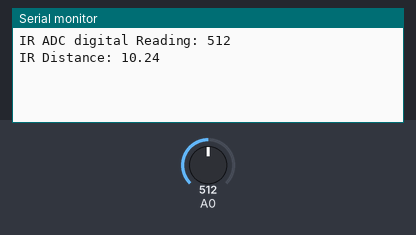
Simulated run of this sketch. Board: Arduino Uno, built with avr-gcc and run on an emulated ATmega328P. Parts: the last lines printed to the serial monitor. The inputs (shaded band) are chosen by the test bench; at power-on: A0 = 512.

Above: at 0.8 s.
0.9 s: A0 set to 0
At 1.8 s:
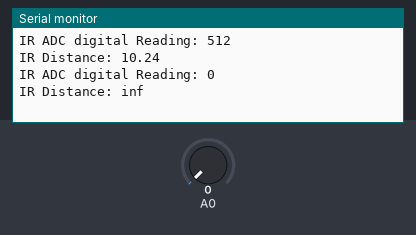
3.5 s: A0 set to 22
At 4.8 s:
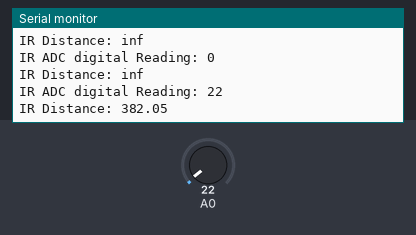
Timing chart, 0 to 6.5 s (numbered marks = the images above; inputs shaded):
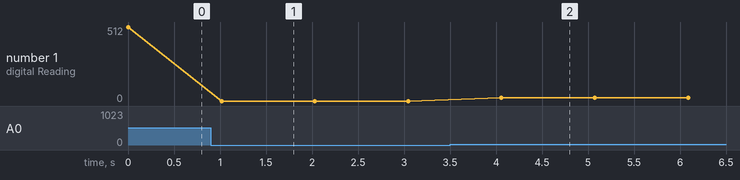

Measured:
- after the input at 0.9 s, the serial monitor: prints a new line after 0.12 s (image 1)
- after the input at 3.5 s, the serial monitor: prints a new line after 0.56 s (image 2)
- plotted number 1: 512 → 0 after the input at 0.9 s, 0 → 22 after the input at 3.5 s

The sketch:

main.ino
```cpp
                    #define F_CPU 20000000

                    #include <avr/io.h>
                    #include <avr/interrupt.h>
                    #include <util/delay.h>

                    // Connected to P6 Connector on Board
                    #define echoPin 2
                    #define trigPin PB3

                    // Constants
                    #define MAX_DISTANCE 46.0 // cm
                    #define MIN_DISTANCE 12.0 // cm

                    // Mode control
                    int irMode = 1; // 0 = US, 1 = IR
                    long dutyCycle = 0;
                    float duration;
                    float distance;


                    void initADC()
                    {
                    // Reference voltage AVcc/ARef
                    ADMUX |= (1<<REFS0);
                    //set prescaller to 128
                    //Enable ADC
                    ADCSRA |= (1<<ADPS2)|(1<<ADPS1)|(1<<ADPS0)|(1<<ADEN);
                    }


                    uint16_t getADC(uint8_t PIN)
                    {
                    ADMUX = (ADMUX & 0xF0) | (PIN & 0x0F);
                    //single conversion mode
                    ADCSRA |= (1<<ADSC);
                    while( ADCSRA & (1<<ADSC) );
                    return ADC;
                    }

                    float calcIrDistance(uint16_t pwr){
                    float distance =(float) pwr;
                    distance = 13363 * pow(distance, -1.15);
                    return distance;
                    }

                    void setLedBrightness(float distanceCm) {
                      if(distanceCm >= MAX_DISTANCE) {
                        dutyCycle = 100;  //0% brightness
                        PORTB |= ((1<<PB5)); // TURN L ON
                      } else if(distanceCm <= MIN_DISTANCE) {
                        dutyCycle = 0;  //100% brightness
                        PORTB |= ((1<<PB5));
                      } else {
                        dutyCycle = map(distanceCm, MIN_DISTANCE, MAX_DISTANCE, 0, 100);
                        PORTB &= ~((1<<PB5)); // TURN L OFF
                      }

                    }

                    void initPWM(double dC)
                    {
                    DDRB = (1 << PORTB3); // LED BOARD
                    // initialize TCCR2 as: fast pwm mode (p.130) --> mode 3, inverting mode
                    TCCR2A = (1 << COM2A1) | (1 << WGM20) | (1 << WGM21);
                    TIMSK2 = (1 << TOIE2);
                    // Set duty cycle
                    OCR2A = (dC/100.0)*255.0;
                    // Divides the outputted timer clock frequency by the number of clock select bits
                    TCCR2B |= (1<<CS21) | (1<<CS22) ;
                    }
                    ISR(TIMER2_OVF_vect)
                    {
                    OCR2A = (dutyCycle/100.0)*255;
                    }
                    float getUSCm()
                    {
                    DDRB |= (0 << PORTB5);
                    _delay_us(2);
                    DDRB |= (1 << PORTB5);
                    _delay_us(10);
                    DDRB |= (0 << PORTB5);
                    duration =  pulseIn(echoPin, HIGH);
                    // Calculating the distance
                    distance = duration * 0.034 / 2;
                    return distance;
                    }
                    float getUSPulseWidth()
                    {
                    DDRB |= (0 << PORTB5);
                    _delay_us(2);
                    DDRB |= (1 << PORTB5);
                    _delay_us(10);
                    DDRB |= (0 << PORTB5);
                    duration = pulseIn(echoPin, HIGH);
                    return duration;
                    }


                    int main(void) {
                    // LED L set to output on arduino
                    DDRB |= (1 << PORTB5);
                    Serial.begin(9600);
                    // allows for external interrupt
                    sei();
                    initPWM(dutyCycle);
                    initADC();

                    if(irMode)
                    {
                    while (1)
                    {

                    Serial.print("\n\nIR ADC digital Reading: ");
                    Serial.println(getADC(PC0));
                    float distIR = calcIrDistance(getADC(PC0));
                    Serial.print("IR Distance: ");
                    Serial.print(distIR);
                    setLedBrightness(distIR);
                    _delay_ms(1000); //long delay to avoid spikes
                    }
                    }
                    else{
                    while (1)
                    {

                    Serial.print("\nUS Distance Reading: ");
                    float distanceLoop = getUSCm();
                    Serial.print(distanceLoop);
                    Serial.print(" cm");
                    Serial.print("\nUS Pulse Width : ");
                    long durationLoop = getUSPulseWidth();
                    Serial.print(durationLoop);
                    Serial.println(" us");
                    setLedBrightness(distanceLoop);
                    _delay_ms(1000); //long delay to avoid spikes
                    }
                    }
                    }
```
